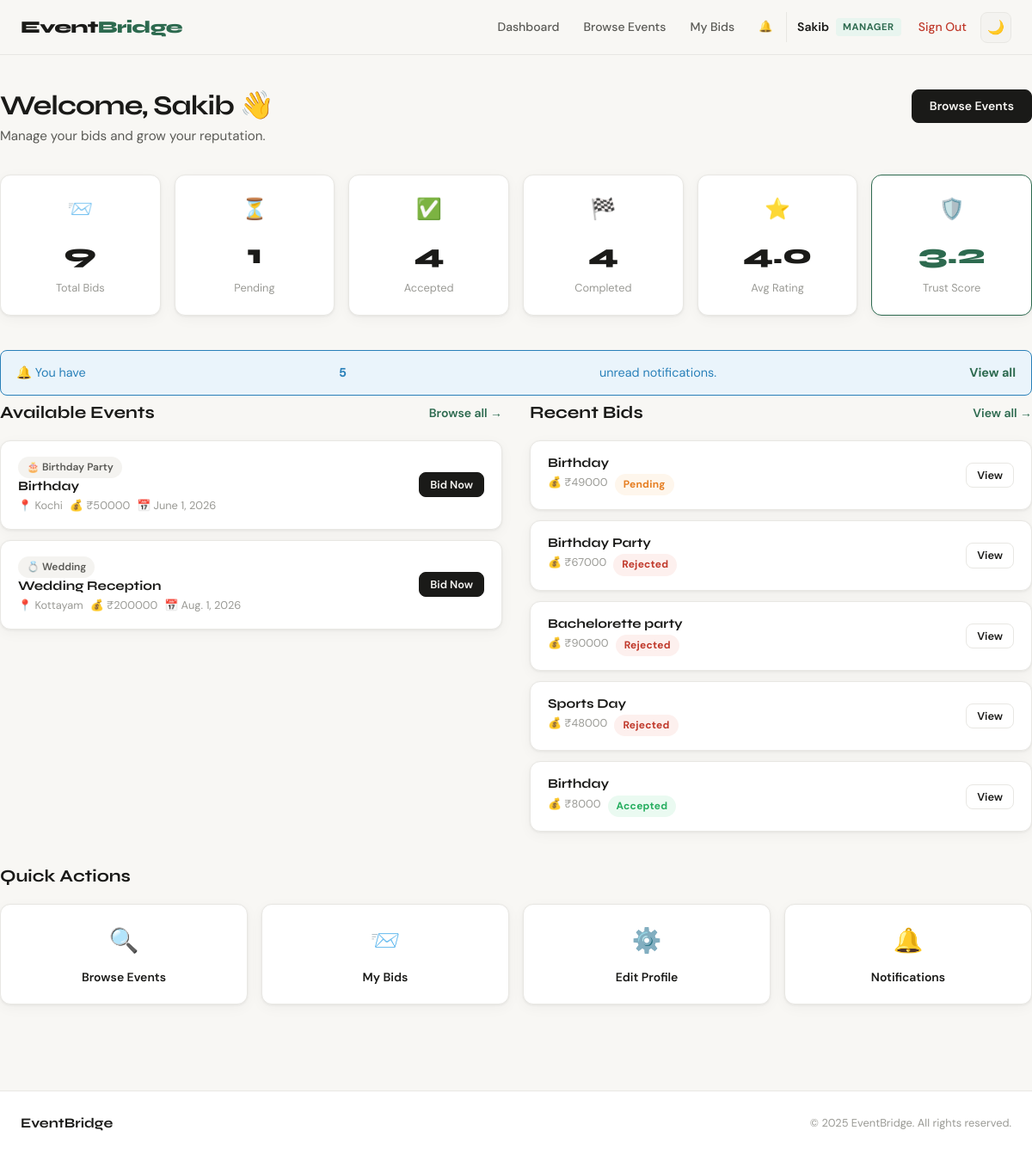
Screenshot of /users/dashboard/manager/ (signed in) with the database file from the repository.
### apps/users/models.py (models this page shows, shortened)
class CustomUser(AbstractUser):
    ROLE_CHOICES = [
        ('admin', 'Admin'),
        ('customer', 'Customer'),
        ('manager', 'Manager'),
    ]
    role = models.CharField(max_length=20, choices=ROLE_CHOICES, default='customer')
    phone = models.CharField(max_length=20, blank=True)
    city = models.CharField(max_length=100, blank=True)
    def is_manager(self):
        return self.role == 'manager'

class ManagerProfile(models.Model):
    user = models.OneToOneField(
        CustomUser, on_delete=models.CASCADE, related_name='manager_profile'
    )
    bio = models.TextField(blank=True)
    services_offered = models.TextField(help_text="Comma-separated list of services")
    price_min = models.DecimalField(max_digits=10, decimal_places=2, default=0)
    price_max = models.DecimalField(max_digits=10, decimal_places=2, default=0)
    location = models.CharField(max_length=200)
    experience_years = models.PositiveIntegerField(default=0)
    completed_events = models.PositiveIntegerField(default=0)
    cancelled_events = models.PositiveIntegerField(default=0)
    average_rating = models.DecimalField(max_digits=3, decimal_places=2, default=0.00)
    trust_score = models.DecimalField(max_digits=5, decimal_places=2, default=0.00)
    is_available = models.BooleanField(default=True)
    created_at = models.DateTimeField(auto_now_add=True)
    updated_at = models.DateTimeField(auto_now=True)

### apps/events/models.py (models this page shows, shortened)
class Event(models.Model):
    STATUS_CHOICES = [
        ('open', 'Open for Bids'),
        ('in_review', 'Reviewing Bids'),
        ('assigned', 'Manager Assigned'),
        ('in_progress', 'In Progress'),
        ('completed', 'Completed'),
        ('cancelled', 'Cancelled'),
    ]
    organizer = models.ForeignKey(
        settings.AUTH_USER_MODEL,
        on_delete=models.CASCADE,
        related_name='organized_events'
    )
    title = models.CharField(max_length=200)
    description = models.TextField()
    category = models.ForeignKey(Category, on_delete=models.SET_NULL, null=True, related_name='events')
    budget = models.DecimalField(max_digits=10, decimal_places=2)
    location = models.CharField(max_length=200)
    event_date = models.DateField()
    status = models.CharField(max_length=20, choices=STATUS_CHOICES, default='open')
    assigned_manager = models.ForeignKey(
        settings.AUTH_USER_MODEL,
        on_delete=models.SET_NULL,
        null=True, blank=True,
        related_name='assigned_events'
    )
    created_at = models.DateTimeField(auto_now_add=True)
    updated_at = models.DateTimeField(auto_now=True)
    class Meta:
        ordering = ['-created_at']

class Category(models.Model):
    name = models.CharField(max_length=100, unique=True)
    description = models.TextField(blank=True)
    icon = models.CharField(max_length=50, default='🎉')
    created_at = models.DateTimeField(auto_now_add=True)
    class Meta:
        verbose_name_plural = "Categories"

### apps/bidding/models.py (models this page shows, shortened)
class Bid(models.Model):
    STATUS_CHOICES = [
        ('pending', 'Pending'),
        ('accepted', 'Accepted'),
        ('rejected', 'Rejected'),
        ('withdrawn', 'Withdrawn'),
    ]
    event = models.ForeignKey(
        'events.Event',
        on_delete=models.CASCADE,
        related_name='bids'
    )
    manager = models.ForeignKey(
        settings.AUTH_USER_MODEL,
        on_delete=models.CASCADE,
        related_name='placed_bids'
    )
    price = models.DecimalField(max_digits=10, decimal_places=2)
    proposal = models.TextField()
    status = models.CharField(max_length=20, choices=STATUS_CHOICES, default='pending')
    recommendation_score = models.DecimalField(max_digits=6, decimal_places=4, default=0)
    created_at = models.DateTimeField(auto_now_add=True)
    updated_at = models.DateTimeField(auto_now=True)
    class Meta:
        unique_together = ('event', 'manager')
        ordering = ['-recommendation_score', 'price']

### apps/users/views.py (the view)
# urls.py: path('dashboard/manager/', views.manager_dashboard, name='manager_dashboard'),
@login_required
def manager_dashboard(request):
    if not request.user.is_manager():
        return redirect('dashboard')
    try:
        profile = request.user.manager_profile
    except ManagerProfile.DoesNotExist:
        messages.warning(request, 'Please complete your manager profile.')
        return redirect('update_profile')
    my_bids = Bid.objects.filter(manager=request.user).select_related('event')
    stats = {
        'total_bids': my_bids.count(),
        'pending_bids': my_bids.filter(status='pending').count(),
        'accepted_bids': my_bids.filter(status='accepted').count(),
        'completed_events': profile.completed_events,
        'trust_score': profile.trust_score,
        'average_rating': profile.average_rating,
    }
    available_events = Event.objects.filter(status='open').exclude(
        bids__manager=request.user
    ).order_by('-created_at')[:5]
    recent_bids = my_bids.order_by('-created_at')[:5]
    unread_notifications = Notification.objects.filter(recipient=request.user, is_read=False).count()
    return render(request, 'users/manager_dashboard.html', {
        'profile': profile,
        'stats': stats,
        'available_events': available_events,
        'recent_bids': recent_bids,
        'unread_notifications': unread_notifications,
    })

### templates/users/manager_dashboard.html (shortened to what this page needs)
{% extends 'base.html' %}
{% block content %}
<div class="dashboard-page container">
    <div class="page-header">
        <div>
            <h1>Welcome, {{ request.user.first_name|default:request.user.username }} 👋</h1>
            <p class="page-sub">Manage your bids and grow your reputation.</p>
        </div>
        <a href="{% url 'available_events' %}" class="btn btn-primary">Browse Events</a>
    </div>
    <div class="stats-grid stats-grid-6">
        <div class="stat-card card">
            <div class="stat-icon">📨</div>
            <div class="stat-value">{{ stats.total_bids }}</div>
            <div class="stat-label">Total Bids</div>
        </div>
        <div class="stat-card card">
            <div class="stat-icon">⏳</div>
            <div class="stat-value">{{ stats.pending_bids }}</div>
            <div class="stat-label">Pending</div>
        </div>
        <div class="stat-card card">
            <div class="stat-icon">✅</div>
            <div class="stat-value">{{ stats.accepted_bids }}</div>
            <div class="stat-label">Accepted</div>
        </div>
        <div class="stat-card card">
            <div class="stat-icon">🏁</div>
            <div class="stat-value">{{ stats.completed_events }}</div>
            <div class="stat-label">Completed</div>
        </div>
        <div class="stat-card card">
            <div class="stat-icon">⭐</div>
            <div class="stat-value">{{ stats.average_rating|floatformat:1 }}</div>
            <div class="stat-label">Avg Rating</div>
        </div>
        <div class="stat-card card trust-card">
            <div class="stat-icon">🛡️</div>
            <div class="stat-value">{{ stats.trust_score|floatformat:1 }}</div>
            <div class="stat-label">Trust Score</div>
        </div>
    </div>
    {% if unread_notifications %}
    <div class="alert alert-info">
        🔔 You have <strong>{{ unread_notifications }}</strong> unread notification{{ unread_notifications|pluralize }}.
        <a href="{% url 'notifications' %}">View all</a>
    </div>
    {% endif %}
    <div class="dashboard-two-col">
        <div class="dashboard-section">
            <div class="section-row">
                <h2>Available Events</h2>
                <a href="{% url 'available_events' %}" class="link-more">Browse all →</a>
            </div>
            {% if available_events %}
            <div class="card-list">
                {% for event in available_events %}
                <div class="card list-card">
                    <div class="list-card-main">
                        <span class="category-badge">{{ event.category.icon }} {{ event.category.name }}</span>
                        <h4>{{ event.title }}</h4>
                        <div class="card-meta-inline">
                            <span>📍 {{ event.location }}</span>
                            <span>💰 ₹{{ event.budget|floatformat:0 }}</span>
                            <span>📅 {{ event.event_date }}</span>
                        </div>
                    </div>
                    <a href="{% url 'place_bid' event.pk %}" class="btn btn-sm btn-primary">Bid Now</a>
                </div>
                {% endfor %}
            </div>
            {% else %}
            <div class="empty-state">
                <div class="empty-icon">🎯</div>
                <p>No available events matching your profile right now.</p>
            </div>
            {% endif %}
        </div>
        <div class="dashboard-section">
            <div class="section-row">
                <h2>Recent Bids</h2>
                <a href="{% url 'my_bids' %}" class="link-more">View all →</a>
            </div>
            {% if recent_bids %}
            <div class="card-list">
                {% for bid in recent_bids %}
                <div class="card list-card">
                    <div class="list-card-main">
                        <h4>{{ bid.event.title }}</h4>
                        <div class="card-meta-inline">
                            <span>💰 ₹{{ bid.price|floatformat:0 }}</span>
                            <span class="status-badge status-{{ bid.status }}">{{ bid.get_status_display }}</span>
                        </div>
                    </div>
                    <a href="{% url 'event_detail' bid.event.pk %}" class="btn btn-sm btn-outline">View</a>
                </div>
                {% endfor %}
            </div>
            {% else %}
            <div class="empty-state">
                <div class="empty-icon">📝</div>
                <p>You haven't placed any bids yet.</p>
            </div>
            {% endif %}
        </div>
    </div>
    <div class="dashboard-section">
        <div class="section-row"><h2>Quick Actions</h2></div>
        <div class="quick-actions">
            <a href="{% url 'available_events' %}" class="quick-action card">
                <span class="qa-icon">🔍</span>
                <span class="qa-label">Browse Events</span>
            </a>
            <a href="{% url 'my_bids' %}" class="quick-action card">
                <span class="qa-icon">📨</span>
                <span class="qa-label">My Bids</span>
            </a>
            <a href="{% url 'update_profile' %}" class="quick-action card">
                <span class="qa-icon">⚙️</span>
                <span class="qa-label">Edit Profile</span>
            </a>
            <a href="{% url 'notifications' %}" class="quick-action card">
                <span class="qa-icon">🔔</span>
                <span class="qa-label">Notifications</span>
            </a>
        </div>
    </div>
</div>
{% endblock %}

### templates/base.html (shortened to what this page needs)
<!DOCTYPE html>
<html lang="en" data-theme="light">
<head>
    <link rel="stylesheet" href="/static/css/main.css">
</head>
<body>
<nav class="navbar">
    <div class="nav-inner">
        <a href="/" class="nav-logo">Event<span>Bridge</span></a>
        <div class="nav-links">
            {% if user.is_authenticated %}
                {% if user.role == 'customer' %}
                    <a href="{% url 'customer_dashboard' %}" class="nav-link">Dashboard</a>
                    <a href="{% url 'my_events' %}" class="nav-link">My Events</a>
                    <a href="{% url 'create_event' %}" class="nav-link nav-cta">+ New Event</a>
                {% elif user.role == 'manager' %}
                    <a href="{% url 'manager_dashboard' %}" class="nav-link">Dashboard</a>
                    <a href="{% url 'available_events' %}" class="nav-link">Browse Events</a>
                    <a href="{% url 'my_bids' %}" class="nav-link">My Bids</a>
                {% else %}
                    <a href="{% url 'admin_dashboard' %}" class="nav-link">Admin Panel</a>
                    <a href="{% url 'manage_users' %}" class="nav-link">Users</a>
                    <a href="{% url 'all_events_admin' %}" class="nav-link">Events</a>
                    <a href="{% url 'manage_categories' %}" class="nav-link">Categories</a>
                {% endif %}
                <a href="{% url 'notifications' %}" class="nav-link notif-link">
                    🔔 <span id="notif-badge" class="notif-badge hidden">0</span>
                </a>
                <div class="nav-user">
                    <span class="user-name">{{ user.first_name|default:user.username }}</span>
                    <span class="user-role-badge role-{{ user.role }}">{{ user.role }}</span>
                    <a href="{% url 'logout' %}" class="nav-link logout-btn">Sign Out</a>
                </div>
            {% else %}
                <a href="{% url 'login' %}" class="nav-link">Sign In</a>
                <a href="{% url 'register_customer' %}" class="nav-link nav-cta">Get Started</a>
            {% endif %}
            <button class="theme-toggle" id="themeToggle" title="Toggle dark mode">🌙</button>
        </div>
    </div>
</nav>
<div class="content-wrap">
    {% block content %}{% endblock %}
</div>
<footer class="footer">
    <div class="footer-inner">
        <span class="footer-brand">Event<strong>Bridge</strong></span>
        <span class="footer-copy">© 2025 EventBridge. All rights reserved.</span>
    </div>
</footer>
</body>
</html>

### rows the page displays
CustomUser: first_name "Sakib", role "MANAGER", user.first_name "Sakib"
ManagerProfile: average_rating "4.0", trust_score "3.2"
Event: category.icon "🎂", category.name "Birthday Party", title "Birthday", location "Kochi", budget "50000", event_date "June 1, 2026"
Event: category.icon "💍", category.name "Wedding", title "Wedding Reception", location "Kottayam", budget "200000", event_date "Aug. 1, 2026"
Bid: event "Birthday", price "49000", status "Pending"
Bid: event "Birthday Party", price "67000", status "Rejected"
Bid: event "Bachelorette party", price "90000", status "Rejected"
Bid: event "Sports Day", price "48000", status "Rejected"
Bid: event "Birthday", price "8000", status "Accepted"

### other values shown
{{ stats.total_bids }} "9"
{{ stats.pending_bids }} "1"
{{ stats.accepted_bids }} "4"
{{ stats.completed_events }} "4"
{{ unread_notifications }} "5"
